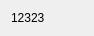
<?xml version="1.0" encoding="UTF-8"?>
<ui version="4.0">
 <class>FloatWidget</class>
 <widget class="QWidget" name="FloatWidget">
  <property name="geometry">
   <rect>
    <x>0</x>
    <y>0</y>
    <width>94</width>
    <height>30</height>
   </rect>
  </property>
  <property name="windowTitle">
   <string>FloatWidget</string>
  </property>
  <layout class="QGridLayout" name="gridLayout">
   <item row="0" column="0">
    <widget class="QLabel" name="label">
     <property name="text">
      <string>12323</string>
     </property>
    </widget>
   </item>
  </layout>
 </widget>
 <layoutdefault spacing="6" margin="11"/>
 <resources/>
 <connections/>
</ui>
